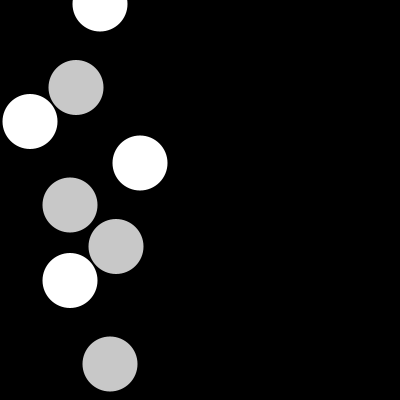
Frame 1 (no input)
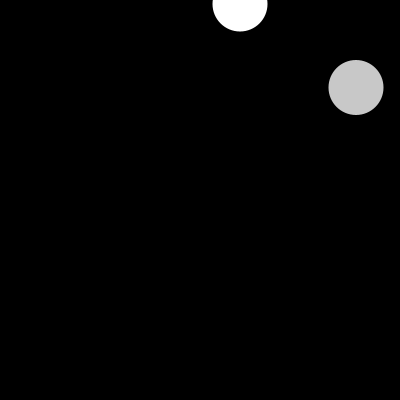
Frame 60 (the mouse pressed at the canvas centre just before this capture)
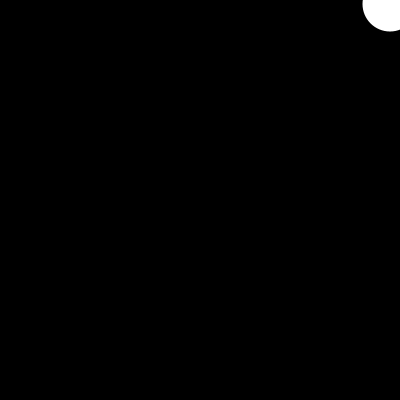
Frame 120 (the mouse held since frame 60 and released just before this capture)

The Processing sketch that drew these frames (run headless with seeded random() and noise(); from frame 60 on, the mouse is pressed at the canvas centre):

// Processing sketch: processing_3903
// ── processing_3903.pde


  
float x, y; 
float size = 20; 
 
void setup()  
{ 
  size(400,400); 
  noStroke(); 
  frameRate(25);
} 
 
void draw()  
{ 
  background(0); 
   
  x = x + 10; 
   
  if (x > width + size) { 
    x = -size; 
  }  
   
  translate(x, height/95-size/2); 
  fill(255); 
  ellipse(90, 10, 55, 55); 
   
  translate(x, height/8-size/8); 
  fill(200); 
   ellipse(56, 46, 55, 55); 
   
     translate(x, height/5-size/2); 
  fill(255); 
  ellipse(0, 10, 55, 55); 
   
  translate(x, height/8-size/8); 
  fill(200); 
   ellipse(30, 46, 55, 55); 
   
    translate(x, height/95-size/2); 
  fill(255); 
  ellipse(90, 10, 55, 55); 
   
  translate(x, height/8-size/8); 
  fill(200); 
   ellipse(56, 46, 55, 55); 
   
     translate(x, height/5-size/2); 
  fill(255); 
  ellipse(0, 10, 55, 55); 
   
  translate(x, height/8-size/8); 
  fill(200); 
   ellipse(30, 46, 55, 55); 
   
  
} 
